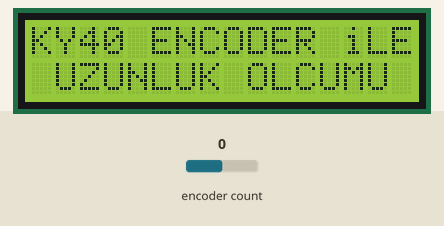
The sketch below on a simulated Arduino Uno, built with avr-gcc and run on an emulated ATmega328P. On the bench: 16×2 character LCD. The test bench sets the inputs (shaded band); at power-on: encoder count 0.

Above: at 1.2 s.
1.3 s: encoder count set to 1
At 2.3 s:
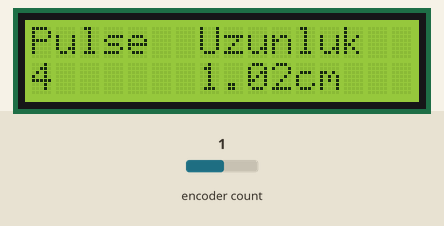
2.8 s: encoder count set to 2
At 3.4 s:
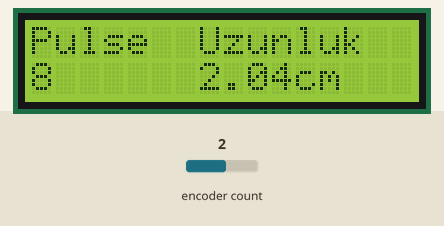
4.3 s: encoder count set to 3
At 5.8 s:
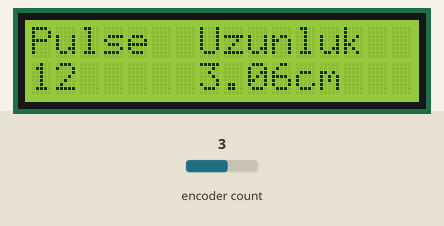
Timing chart, 0 to 7.3 s (numbered marks = the images above; inputs shaded):
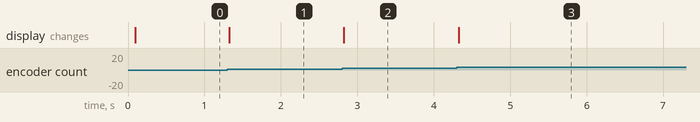

Measured:
- after the input at 1.3 s, the display: changes at once (image 1)
- after the input at 2.8 s, the display: changes at once (image 2)
- after the input at 4.3 s, the display: changes at once (image 3)

The sketch:

encoder_KY40.ino
```cpp
/* http://forum.arduinoturkiye.com/index.php?p=/discussion/6395/artimsal-enkoder-ile-uzunluk-oelcuemue/p1
   https://www.youtube.com/watch?time_continue=2&v=bXT9G5DQub4
   Bünyamin GÖZÜPEK hocamız tarafından geliştirilmiş olup,
   Dr.TRonik tarafından  uyarlanmıştır...
   Enkoderi sıfırlamak için
   enkoder.write(0); //Encoder objemiz "Encoder enkoder(2, 3);" komutu ile "enkoder" olarak tanımlandı...
   kullanılabilir...
*/

#include <LiquidCrystal_I2C.h> //https://github.com/fdebrabander/Arduino-LiquidCrystal-I2C-library  I2C+LCD ekran için
#include <Encoder.h> //http://www.pjrc.com/teensy/arduino_libraries/Encoder.zip Encoder için

//Encoder Tanımı
Encoder enkoder(2, 3); // Kesme Pinleri Uno kart için 2 ve 3 nolu pinlerdir!

//LCD Tanımı
LiquidCrystal_I2C lcd(0x3F, 16, 2); // LCD çalışmaz ise I2C adresini değiştiriniz.

//Değişkenler
float cap = 65; // Enkoder Üzerindeki Şaft veya Tekerlek Çapı(mm)
int pulse = 80; // Enkoder Pulse Adedi

float uzunluk = 0; // Uzunluk Olcumu
long ilkPulse; // Enkoder Pozisyonu

void setup()
{

  lcd.begin(); // LCD Başlatılıyor

  //Serial.begin(9600); // SeriPort gerekirse

  lcd.backlight();
  lcd.print("KY40 ENCODER iLE"); // LCD Giriş Mesajı
  lcd.setCursor(0, 1);
  lcd.print(" UZUNLUK OLCUMU"); // LCD Giriş Mesajı
}

void loop()
{
  long sonPulse = enkoder.read();

  if (sonPulse != ilkPulse)
  {
    ilkPulse = sonPulse;
    float cevre = cap * PI; // Çevre Hesabı
    float hesap = cevre / pulse; // Hesaplanan çevreyi Pulse adedine bölünüyor

    uzunluk = (sonPulse * hesap)/10; // Elde edilen pulse ile hesaplanan 1 pulse uzunluğunu çarpılıyor.
     //Uzunluk değerini buradaki gibi 10 a bölersek ->cm ; bölmezsek mm cinsinden ölçüm hesaplanır (1cm= 10mm)

    Serial.print(sonPulse); // Pulse Sayısı
    Serial.print(" -- ");
    Serial.print(uzunluk); // Santimetre cinsinden uzunluk ölçüsü
    Serial.println(" Cm");

    lcd.clear(); // LCD Ekran Siliniyor
    lcd.setCursor(0, 0); // Cursor Ayarlanıyor
    lcd.print("Pulse"); // LCD Ekrana Yazdırma

    lcd.setCursor(0, 1);
    lcd.print(sonPulse);

    lcd.setCursor(7, 0);
    lcd.print("Uzunluk");

    lcd.setCursor(7, 1);
    lcd.print(uzunluk) + lcd.print("cm");
  }
}
//YouTube Dr.TRonik...
```
